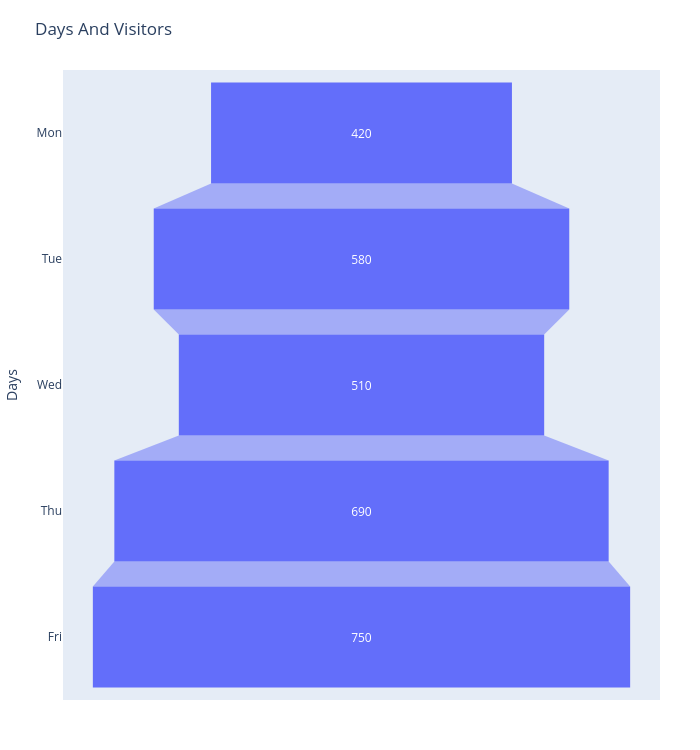

Write notebook code for a chart like this one.
### Code cell
df3 = pd.DataFrame({
    "Day": ["Mon", "Tue", "Wed", "Thu", "Fri"],
    "Visitors": [420, 580, 510, 690, 750]
})

fig = go.Figure()

fig.add_trace(
    go.Funnel(
        y=df3["Day"],
        x=df3["Visitors"]
    )
)

fig.update_layout(
    title="Days And Visitors",
    width=700,
    height=750,
    yaxis_title="Days",
    xaxis_title="Visitors",
    margin=dict(
        l=60,
        r=40,
        t=70,
        b=50
         
    )
)

fig.show()

### Figure 1 — Plotly figure (JSON) as saved in the notebook; plotly's stock layout.template omitted (floating-point values rounded to 4 significant figures)
{"data": [{"type": "funnel", "x": [420, 580, 510, 690, 750], "y": ["Mon", "Tue", "Wed", "Thu", "Fri"]}], "layout": {"height": 750, "margin": {"b": 50, "l": 60, "r": 40, "t": 70}, "title": {"text": "Days And Visitors"}, "width": 700, "xaxis": {"title": {"text": "Visitors"}}, "yaxis": {"title": {"text": "Days"}}}}
